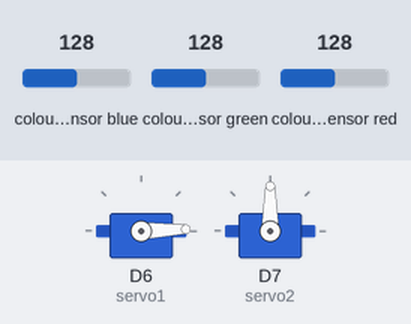
This sketch was run on a simulated ESP8266 (NodeMCU). Shown: 2 × servo. The test bench sets the inputs (shaded band); at power-on: colour sensor blue 128, colour sensor green 128, colour sensor red 128. WiFi joins after 1.5 s; servers stay silent unless stated; what the sketch prints to the serial monitor is not drawn.

Above: at 1.55 s.
At 2.5 s:
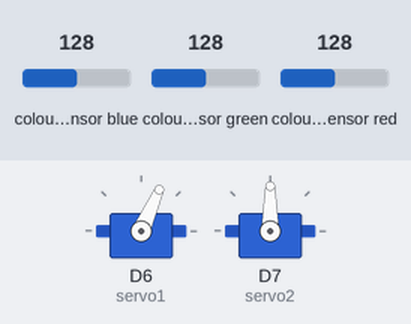
At 3.45 s:
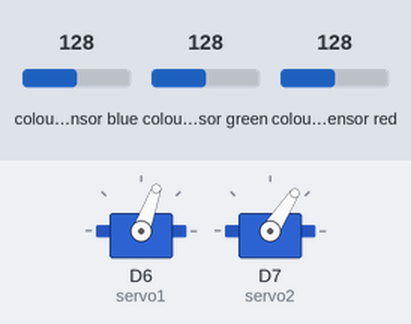
At 6.7 s:
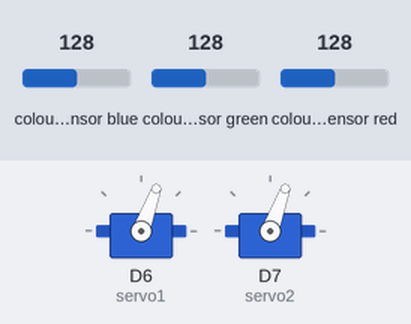
Timing chart, 0 to 8.3 s (numbered marks = the images above):
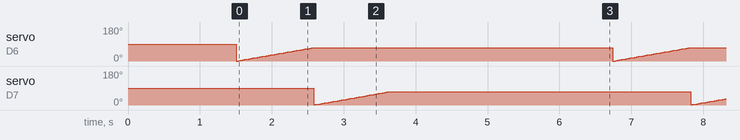

Measured:
- by itself, servo on D6 (servo1): ramps from 0° to 70° and jumps back, once every 5.2 s
- by itself, servo on D7 (servo2): ramps from 1° to 70° and jumps back, once every 5.2 s

The sketch:

ARDUINO.ino
```cpp
#include <ESP8266WiFi.h>
#include <ESP8266WebServer.h>
#include <ESP8266HTTPClient.h>

// színérzékelőhöz
#include <Wire.h>
#include "Adafruit_TCS34725.h"
//szervo
#include <Servo.h>


// Set WiFi credentials
#define WIFI_SSID "Elso_Sor"

#define WIFI_PASS "12345678"

//első szervó poziciója
int pos = 0;
int pos2 = 0;

// Create a new web server
ESP8266WebServer webserver(80);

//Kliens beállítás
WiFiClient client;
HTTPClient httpClient;

//Színérzékelő
Adafruit_TCS34725 tcs = Adafruit_TCS34725(TCS34725_INTEGRATIONTIME_50MS, TCS34725_GAIN_4X);


Servo servo1;
Servo servo2;


void setup()
{
  // Setup serial port
  Serial.begin(115200);
  Serial.println();

  //szervo
  servo1.attach(D6);
  servo2.attach(D7);

  //Begin WiFi
  WiFi.begin(WIFI_SSID, WIFI_PASS);
  while (WiFi.status() != WL_CONNECTED) {

    Serial.print(".");
    delay(100);
  }

  // WiFi Connected
  Serial.print("Kapcsolódva! IP címe: ");
  Serial.println(WiFi.localIP());

  //színszenzor bekapcsolása
  tcs.begin();

  // Start Web Server
  webserver.on("/hello", rootPage);
  webserver.onNotFound(notfoundPage);

  webserver.begin();
}

// Listen for HTTP requests
void loop(void){
  webserver.handleClient();


  mozgatSzinVizsgalatra();

  mozgatCsuszda();

  //színérzékelés
   float red, green, blue;
  tcs.setInterrupt(false);  // turn on LED
  delay(60);  // takes 50ms to read
  tcs.getRGB(&red, &green, &blue);
  tcs.setInterrupt(true);  // turn off LED

  //Serial.print("R:\t"); Serial.print(int(red));
  //Serial.print("\tG:\t"); Serial.print(int(green));
  //Serial.print("\tB:\t"); Serial.print(int(blue));

  //szinMeres(String(red),String(green),String(blue));
  pos=0;
  pos2=0;
  delay(3000);
}

// Handle Root
void rootPage() {
  webserver.send(200, "text/html", "<h1>Helló</h1>");
}

// Handle 404
void notfoundPage(){
  webserver.send(404, "text/plain", "404: Not found");
}

void szinMeres(String r, String g, String b){
  String data = "r="+r+"&g="+g+"&b="+b;
  const char *URL = "http://192.168.0.106/labdavalogato/public/szinMentes";
  httpClient.begin(client,URL);
  httpClient.addHeader("Content-Type","application/x-www-form-urlencoded");
  httpClient.POST(data);
  String content = httpClient.getString();
  httpClient.end();
  Serial.println("Tartalom:");
  Serial.println(content);
}


 void mozgatSzinVizsgalatra(){
 for(pos=pos;pos<=70;pos+=1){
   servo1.write(pos);
   delay(15);
 }
}

void mozgatCsuszda(){
 for(pos2=pos2;pos2<=70;pos2+=1){
   servo2.write(pos2);
   delay(15);
 }
}

/*
void mintaKuldes(float tavolsag, String nev){
  String data = "";
  httpClient.begin(client,URL);
  httpClient.addHeader("Content-Type","application/x-www-form-urlencoded");
  httpClient.POST(data);
  String content = httpClient.getString();
  httpClient.end();
  Serial.println("Tartalom:");
  Serial.println(content);
}*/
```
